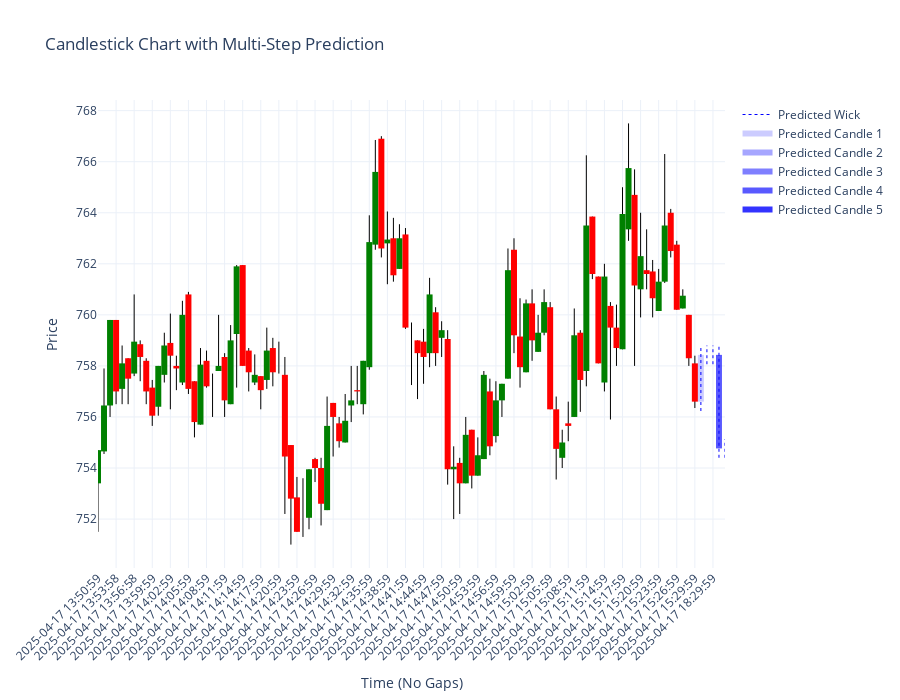

The notebook cell saved with this chart:
### Code cell
import plotly.graph_objects as go
import pandas as pd
import numpy as np
from collections import defaultdict, Counter
from nltk import ngrams

# # --- Simulated OHLCV data (Replace with real) ---
# np.random.seed(42)
# dates = pd.date_range("2023-01-01", periods=300, freq="H")
# df = pd.DataFrame({
#     "Date_Time": dates,
#     "Open": np.random.uniform(100, 110, 300),
#     "High": np.random.uniform(110, 115, 300),
#     "Low": np.random.uniform(95, 100, 300),
#     "Close": np.random.uniform(100, 110, 300),
#     "Volume": np.random.randint(1000, 10000, 300)
# })
df = getSymbolsData("FACT-EQ")
# --- Candle Categories ---
df['body_size'] = abs(df['Close'] - df['Open'])
atr = df['body_size'].rolling(window=14).mean()
df['size_category'] = ((df['Close'] - df['Open']) / atr).fillna(0)
df['size_category'] = df['size_category'].apply(lambda x: 0 if abs(x) < 0.5 else int(np.sign(x) * min(abs(x), 3)))
vol_mean = df['Volume'].mean()
vol_std = df['Volume'].std()
df['volume_category'] = ((df['Volume'] - vol_mean) / vol_std).apply(lambda x: 1 if x < -0.5 else (3 if x > 0.5 else 2))

# --- Recent data only ---
plot_df = df[-100:].copy().reset_index(drop=True)

# --- Pattern Model ---
sequence = list(zip(plot_df['size_category'], plot_df['volume_category']))
n = 7
ngrams_seq = list(ngrams(sequence, n + 1))
pattern_map = defaultdict(Counter)
for gram in ngrams_seq:
    pattern_map[gram[:-1]][gram[-1]] += 1

# --- Predict multiple future candles ---
num_predictions = 5
predicted_candles = []
recent_seq = sequence[-n:]
last_close = plot_df.iloc[-1]['Close']
atr_latest = atr.iloc[-1] if not np.isnan(atr.iloc[-1]) else 1
next_time = plot_df.iloc[-1]['Date_Time']

for i in range(num_predictions):
    pred_counts = pattern_map.get(tuple(recent_seq), {})
    if not pred_counts:
        break  # Stop if we can't predict further

    next_cat = pred_counts.most_common(1)[0][0]
    confidence = pred_counts[next_cat] / sum(pred_counts.values())

    size = next_cat[0] * atr_latest
    pred_open = last_close
    pred_close = last_close + size
    pred_high = max(pred_open, pred_close) + atr_latest * 0.2
    pred_low = min(pred_open, pred_close) - atr_latest * 0.2
    next_time += pd.Timedelta(hours=1)

    predicted_candles.append({
        "Date_Time": next_time,
        "Open": pred_open,
        "Close": pred_close,
        "High": pred_high,
        "Low": pred_low,
        "Volume": vol_mean + next_cat[1] * vol_std * 0.5,
        "probability": f"{confidence:.1%}",
        "cat": next_cat
    })

    last_close = pred_close
    recent_seq = recent_seq[1:] + [next_cat]

# --- Plot Chart ---
fig = go.Figure()

# --- Plot Historical Candles ---
for i, row in plot_df.iterrows():
    fig.add_trace(go.Scatter(
        x=[str(row['Date_Time'])]*2,
        y=[row['Low'], row['High']],
        mode='lines',
        line=dict(color='black', width=1),
        showlegend=False
    ))
    fig.add_trace(go.Scatter(
        x=[str(row['Date_Time'])]*2,
        y=[row['Open'], row['Close']],
        mode='lines',
        line=dict(color='green' if row['Close'] > row['Open'] else 'red', width=6),
        showlegend=False
    ))

# --- Plot Predicted Ghost Candles ---
for i, row in enumerate(predicted_candles):
    base_color = f"rgba(0,0,255,{0.2 + i * 0.15})"
    fig.add_trace(go.Scatter(
        x=[str(row['Date_Time'])]*2,
        y=[row['Low'], row['High']],
        mode='lines',
        line=dict(color='blue', width=1, dash='dot'),
        showlegend=(i == 0),
        name='Predicted Wick' if i == 0 else None
    ))
    fig.add_trace(go.Scatter(
        x=[str(row['Date_Time'])]*2,
        y=[row['Open'], row['Close']],
        mode='lines',
        line=dict(color=base_color, width=6),
        name=f"Predicted Candle {i+1}",
        hovertext=f"Predicted: size_cat={row['cat'][0]}, vol_cat={row['cat'][1]}<br>Confidence: {row['probability']}"
    ))

# --- Layout Config ---
fig.update_layout(
    title='Candlestick Chart with Multi-Step Prediction',
    xaxis=dict(title='Time (No Gaps)', type='category', tickangle=-45),
    yaxis=dict(title='Price'),
    height=700,
    hovermode='x unified',
    template='plotly_white'
)

fig.show()
